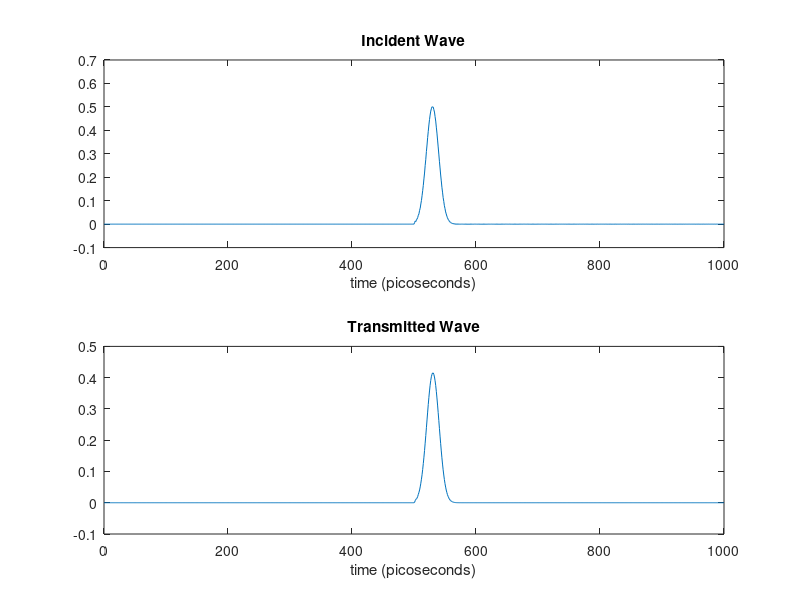
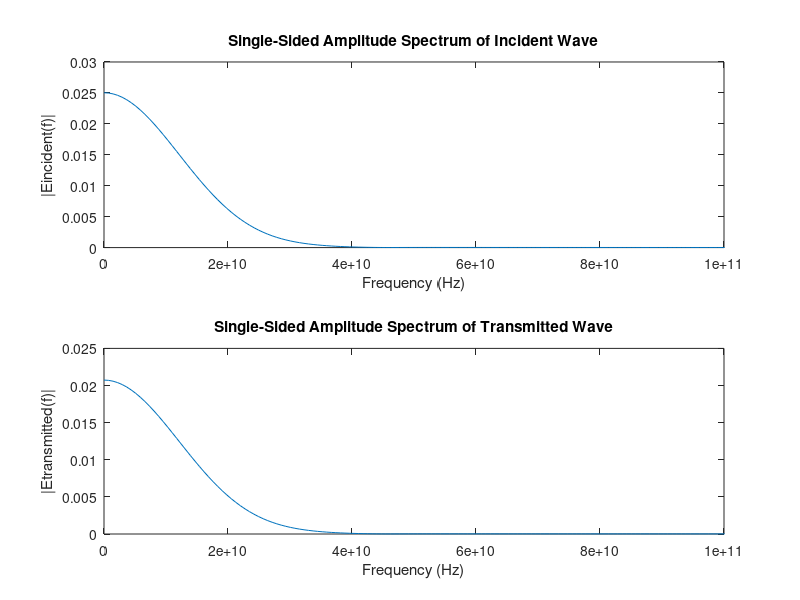

Here is the MATLAB script that generated these plots, in order:

clc;
SIZE=1001;
maxTime = 1001;
SourceSelect=1; % 0=Sinosoidal, 1=Gauassian
if (SourceSelect==0)
    maxTime = 5001;
end
%Constants
c=3e8;

% Courant Number (Accuracy) Sc
% ideal Condition --> Sc= c*delt/delx = 1
% f=3Ghz, lambda=c/f=0.1m, for 4 wavelengths, dx=0.4/(maxtime=1000)
PulseWidth=800;
f=3e9;
w=2*pi*f;    % omega
k0=w/c     ; % free space wave number constant
lambda=c/f;
delx=(4*lambda)/SIZE;
% so dt=dx/c=1.333e-12
delt=delx/c;
Sc=c*delt/delx;
epsilonr=1;
mur=1;


% Incident and Refelected Waves Variables
Eincident=0;
Etransmitted=0;
Etemp=zeros(1,maxTime);
for medium= 1:2
    % Temp Variable
    ez=zeros(1,SIZE);
    hy=zeros(1,SIZE-1);
    mm=0;
    ez1q=0;
    ez2q=0;
    ezmq=0;
    ezm1q=0;
    % Medium Specifications
    mu=1.2566e-006*ones(1,SIZE);   %permeability of free sapce
    if medium==1
        epsilon=8.8542e-012*ones(1,SIZE); % free space
    else
        epsilon=[8.8542e-012*ones(1,SIZE-500) 1.7708e-011*ones(1,500)]; % half medium
    end
    for qTime = 1:(maxTime-1)
%        Update Magnetic field
        for  mm = 1:(SIZE-1)
            hy(mm) = hy(mm) + (ez(mm + 1) - ez(mm)) * (delt/(delx*mu(mm)));
        end
%         Update Electrical filed
        for mm = 2:(SIZE-1)
            ez(mm) = ez(mm) + (hy(mm) - hy(mm - 1)) * (delt/(delx*epsilon(mm))) ;
        end
        Etemp(qTime)= ez(SIZE-498); %just after boundary of medium
        if SourceSelect==0
%         Source node (hard coded)
            ez(2) = ez(2)+ (sin(2*pi*(qTime)*f*delt)*Sc);
        else
            ez(2) = ez(2)+exp(-(qTime - 30) * (qTime - 30) / (PulseWidth./4));
        end
%         Absorbing Boundary Conditions
        ez(1)=ez2q+(ez(2)-ez1q)*(((Sc/(mur*(epsilonr))^0.5)-1)/((Sc/(mur*(epsilonr))^0.5)+1));
        ez(SIZE)=ezm1q+(ez(SIZE-1)-ezmq)*(((Sc/(mur*(epsilonr))^0.5)-1)/((Sc/(mur*(epsilonr))^0.5)+1));
%         Saving q-1 (pervious step time values) for boundary Conditions
        ez2q=ez(2);
        ez1q=ez(1);
        ezmq=ez(SIZE);
        ezm1q=ez(SIZE-1);
%         Plotting
%         figure(1);
%         subplot(2,1,1);
%         plot(1:SIZE,ez);
%         title('Electirc Component');
%         xlim([0 SIZE]);
%         ylim([-1.2 1.2]);
%         if medium==2
%             line([SIZE-500 SIZE-500],[-1.2 1.2],'Color','Red') % Medium slab line
%         end
%         subplot(2,1,2);
%         plot(1:SIZE-1,hy);
%         title('Magnetic Component');
%         xlim([0 SIZE]);
%         ylim([-0.005 0.005]);
%         if medium==2
%         line([SIZE-500 SIZE-500],[-0.005 0.005],'Color','Red') % Medium slab line
%         end
    end
    if medium==1
        Eincident=Etemp;
    else
        Etransmitted=Etemp;
    end
end
% Frequency Domain Analysis
Fs=1/delt;   %Sampling Frequency
T=1/Fs;      %Sample Time
L=maxTime;      %Length of Signal
time=(0:L-1)*T;    %Time Vector
figure(2);
subplot(2,1,1);
plot(Fs*time,Eincident)
title('Incident Wave');
xlabel('time (picoseconds)')
subplot(2,1,2);
plot(Fs*time,Etransmitted);
title('Transmitted Wave');
xlabel('time (picoseconds)')
% Fourrier Domain
NFFT = 2^nextpow2(L); % Next power of 2 from length of y
FEincident = fft(Eincident,NFFT)/L;
FEtransmitted = fft(Etransmitted,NFFT)/L;
f = Fs/2*linspace(0,1,NFFT/2+1);
% Plot single-sided amplitude spectrum.
figure(3);
subplot(2,1,1);
plot(f,2*abs(FEincident(1:NFFT/2+1))) 
xlim([0 1e11]);
% ylim([0 0.5]);
title('Single-Sided Amplitude Spectrum of Incident Wave')
xlabel('Frequency (Hz)')
ylabel('|Eincident(f)|')
subplot(2,1,2);
plot(f,2*abs(FEtransmitted(1:NFFT/2+1)))
xlim([0 1e11]);
% ylim([0 0.5]);
title('Single-Sided Amplitude Spectrum of Transmitted Wave')
xlabel('Frequency (Hz)')
ylabel('|Etransmitted(f)|')

cTransmitted=FEtransmitted/FEincident
cReflected=1-cTransmitted
eta1=sqrt(1/1);
eta2=sqrt(2/1);
Gamma=(eta2-eta1)/(eta2+eta1)


% eq 33
ReferectiveIndex=(1/(k0*(760-750)*i))*log(FEtransmitted(760)/FEtransmitted(750))